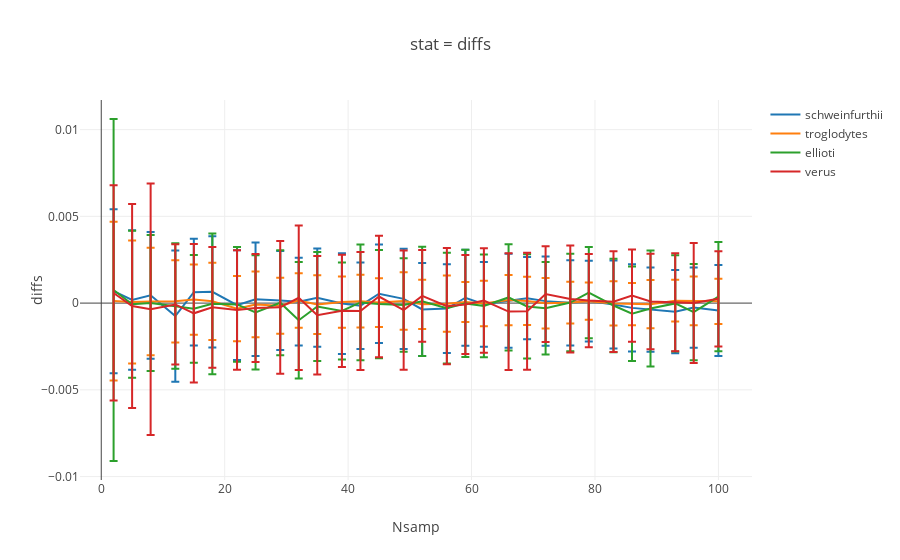

Notebook code for this chart:
### Code cell
## Var
var_select= 'diffs'

fig= [go.Scatter(
    x= samp_order,
    y= [np.nanmean(syndicate_dict[pop][x][var_select]) for x in samp_order],
    error_y= dict(
        array= [np.nanstd(syndicate_dict[pop][x][var_select]) for x in samp_order],
        type= 'data',
        #symmetric= True,
        visible=True
    ),
    name= pop
) for pop in syndicate_dict.keys()]

layout= go.Layout(
    title=  'stat = {}'.format(var_select),
    xaxis= dict(
        title= 'Nsamp'
    ),
    yaxis= dict(
        title= var_select
    )
)

Figure= go.Figure(data=fig, layout= layout)
iplot(Figure)
